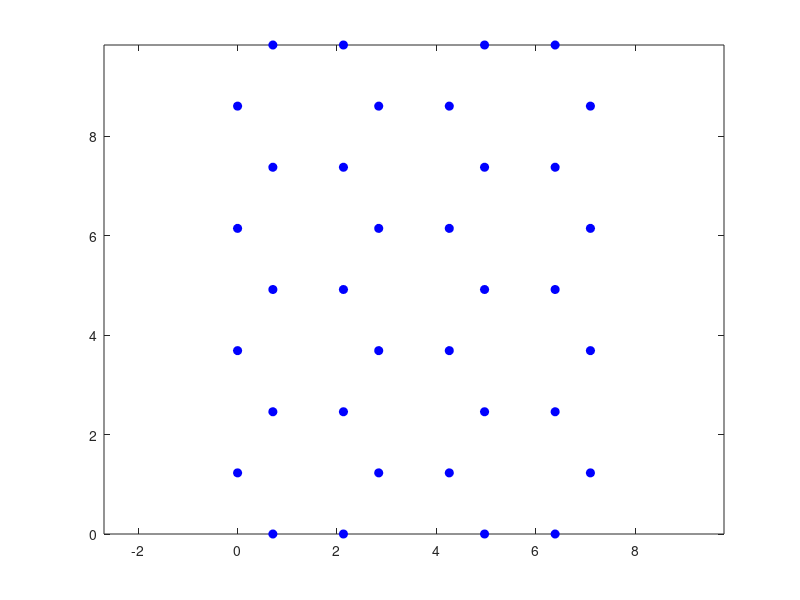
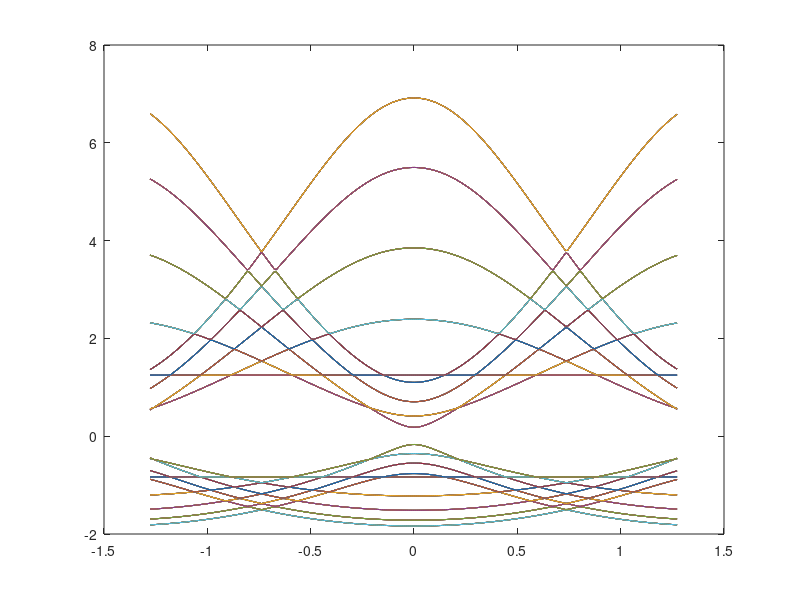

The MATLAB script that drew these images, in order:
 % tight binding calculations for agnr
 clear;
 clc;
 close all;

 L = 2;
 H = 4;

 lineatoms = 2 * H + 1;

 for i = 1:lineatoms

     if mod(i,2)==1
         x(1,i) = .71;
     else
         x(1,i) = 0;
     end

      y(1,i) = (i-1)*1.23;
 end

 index = 1;

 for i = lineatoms +1 : 2*lineatoms

     if mod(i,2)==0
         x(1,i) = 2.13;
     else
         x(1,i)= 2.84;
     end

     y(1,i) = y(1,i -index);

     index = index+2;


 end



 for i = 2:L
     for j = 1: 2*lineatoms
     x(i,j) = x(1,j) + 4.26*(i-1);
     y(i,j) = y(1,j);
     end
 end

 figure;
 for i = 1:L
     plot (x(i,:),y(i,:), 'bo','MarkerFaceColor','b');
     hold on;
 end
 axis equal;

 z = size(x);
 lastatm = z(2);
 atomnums = 1: lastatm;
 corneratms = [1 lastatm/2 lastatm/2+1 lastatm];

 nn(1,1) = 1+1;
 nn(1,2) = lastatm;
 nn(lastatm,1) = 1;
 nn(lastatm,2) = lastatm-1;


 nn(corneratms(2),1) = corneratms(2)-1;
 nn(corneratms(2),2) = corneratms(2)+1;
 nn(corneratms(3),1) = corneratms(3)-1;
 nn(corneratms(3),2) = corneratms(3)+1;

 X = x(1,:); Y = y(1,:);
  
 batm = lastatm-3;

 for i = 2:lastatm/2 -1
    
     nn(i,1) = i-1;
     nn(i,2) = i+1;
     nn(i,3) = i+batm;

     nnf(i,1) = i-1;
     nnf(i,2) = i+1;
      
    batm = batm -2;
end

batm = 3;
  
for i = lastatm/2+2:lastatm-1
      
    nn(i,1) = i-batm;
    nn(i,2) = i-1;
    nn(i,3) = i+1;
  
    batm = batm + 2;
end
  
a = 2.46; 
e2p =0; t=-1; s=.2;
kx = -1*pi/a:.01:1*pi/a;
ky = -.05*pi/a:.01:.05*pi/a;

a1 = 0.71; a2 = 1.23; a3 = 1.42;

for m = 1: length(kx)
    for n = 1:length(ky)
      
        KX = kx(m);
        KY = ky(n);
      
        for i = 1:2*lineatoms
  
            for j = 1:3
                              
                nene = nn(i,j); % three nearest neighbours
          
                if nene ~= 0
                    num = (Y(nene)-Y(i));
                    denom = (X(nene)-X(i));
          
                if (denom > 0 && num > 0)
                    H(i,nene) = exp(1i*KX*a1 + 1i*KY*a2);
                    S(i,nene) = s * H(i,nene);
                elseif (denom < 0 && num < 0)
                    H(i,nene) = exp(-1i*KX*a1 - 1i*KY*a2);
                    S(i,nene) = s * H(i,nene);
                elseif (denom < 0 && num > 0)
                    H(i,nene) = exp(-1i*KX*a1 + 1i*KY*a2);
                    S(i,nene) = s * H(i,nene);
                elseif (denom > 0 && num < 0)
                    H(i,nene) = exp(1i*KX*a1 - 1i*KY*a2);
                    S(i,nene) = s * H(i,nene);
                elseif (denom > 0 && num == 0 && denom ==1.42)
                    H(i,nene) = exp(1i*KX*a3);
                    S(i,nene) = s * H(i,nene);
                elseif (denom > 0 && num == 0 && denom == 2*1.42)
                    H(i,nene) = exp(-1i*KX*a3);
                    S(i,nene) = s * H(i,nene);
                elseif (denom < 0 && num == 0 && denom == -1.42)
                    H(i,nene) = exp(-1i*KX*a3);
                    S(i,nene) = s * H(i,nene);
                elseif (denom < 0 && num == 0 && denom == -2*1.42)
                    H(i,nene) = exp(1i*KX*a3);
                    S(i,nene) = s * H(i,nene);
                end
              
                end
            end
            H(i,i) = 0;
            S(i,i) = 1;
        end
      
        ee = eig(t*H,S); % Eigen value calculation
        % ee = eig( H );


        for k = 1:2*lineatoms
            E(m,n,k) = ee(k);
        end
      
    end
end

figure;
for k = 1 :2*lineatoms
  
    plot(kx, E(:,:,k));
    hold on;
  
end
